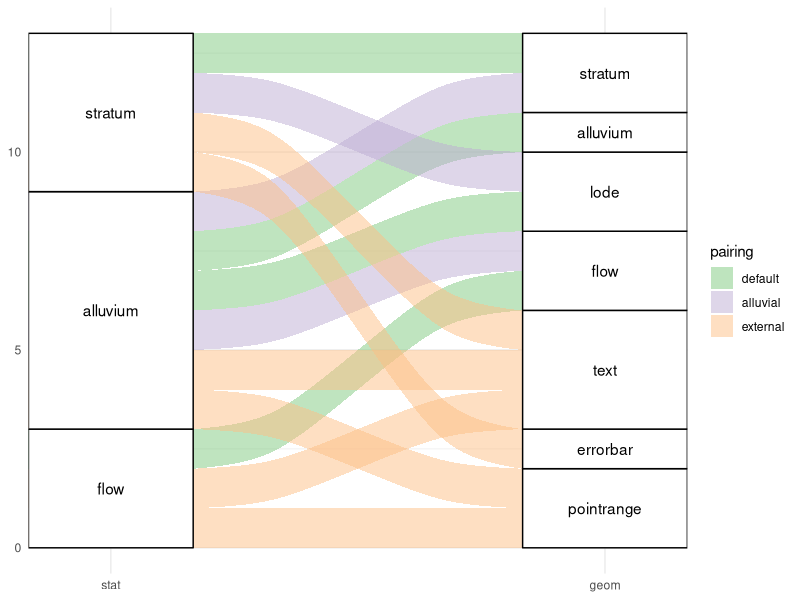

Here is the R script that generated this plot:
## ---- chunk 1
library(ggalluvial)
combos <- data.frame(
  stat = c(
    rep("stratum", 2),
    rep("alluvium", 4),
    "flow",
    # text geom
    c("stratum", "alluvium", "flow"),
    # errorbar and pointrange geoms
    "stratum", "alluvium", "flow"
  ),
  geom = c(
    c("stratum", "lode"),
    c("stratum", "alluvium", "lode", "flow"),
    "flow",
    rep("text", 3),
    "errorbar", "pointrange", "pointrange"
  ),
  pairing = c(
    c("default", "alluvial"),
    c("alluvial", "default", "default", "alluvial"),
    "default",
    rep("external", 6)
  )
)
levs <- c("stratum", "alluvium", "lode", "flow",
          "text", "errorbar", "pointrange")
combos <- transform(
  combos,
  stat = factor(stat, levs),
  geom = factor(geom, levs),
  pairing = factor(pairing, c("default", "alluvial", "external"))
)
ggplot(combos, aes(axis1 = stat, axis2 = geom)) +
  scale_x_discrete(limits = c("stat", "geom"), expand = c(.1, .05)) +
  geom_alluvium(aes(fill = pairing)) +
  scale_fill_brewer(type = "qual") +
  geom_stratum() +
  geom_text(stat = "stratum", infer.label = TRUE) +
  theme_minimal()
